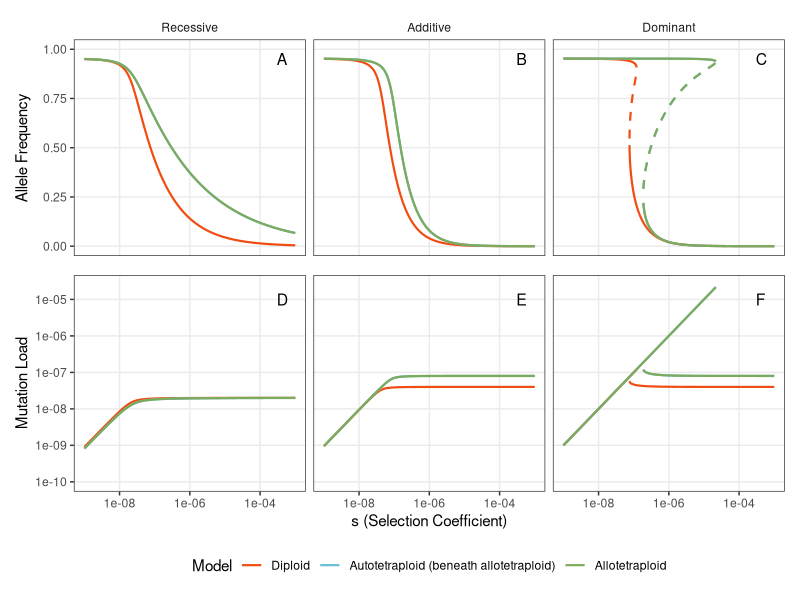

Recreate this plot in R.
library(ggplot2)
library(readr)
library(dplyr)
library(tidyr)
library(patchwork)

setwd("~/GitHub/Mutation_Selection_Balance_Autos_Allos/Matlab_scripts/deleterious_bifn")

# Define color mapping
dip_color <- "#F04D13"
auto_color <- "#66BED6"
allo_color <- "#7DAB5B"

# Read in datasets - Recessive
dip_rec <- read_csv("dip_rec.csv", col_names = c("s", "q", "g0", "g1", "w"))
auto_rec <- read_csv("auto_rec.csv", col_names = c("s", "q", "g0", "g1", "g2", "w"))
allo_rec <- read_csv("allo_rec.csv", col_names = c("s", "q", "g00", "g01", "g10", "g11", "w"))

# Read in datasets - Additive
dip_add <- read_csv("dip_add.csv", col_names = c("s", "q", "g0", "g1", "w"))
auto_add <- read_csv("auto_add.csv", col_names = c("s", "q", "g0", "g1", "g2", "w"))
allo_add <- read_csv("allo_add.csv", col_names = c("s", "q", "g00", "g01", "g10", "g11", "w"))

# Read in datasets - Dominant (three stability categories)
dip_dom_selected <- read_csv("dip_dom_selected.csv", col_names = c("s", "q", "g0", "g1", "w"))
dip_dom_neutral <- read_csv("dip_dom_neutral.csv", col_names = c("s", "q", "g0", "g1", "w"))
dip_dom_unstable <- read_csv("dip_dom_unstable.csv", col_names = c("s", "q", "g0", "g1", "w"))

auto_dom_selected <- read_csv("auto_dom_selected.csv", col_names = c("s", "q", "g0", "g1", "g2", "w"))
auto_dom_neutral <- read_csv("auto_dom_neutral.csv", col_names = c("s", "q", "g0", "g1", "g2", "w"))
auto_dom_unstable <- read_csv("auto_dom_unstable.csv", col_names = c("s", "q", "g0", "g1", "g2", "w"))

allo_dom_selected <- read_csv("allo_dom_selected.csv", col_names = c("s", "q", "g00", "g01", "g10", "g11", "w"))
allo_dom_neutral <- read_csv("allo_dom_neutral.csv", col_names = c("s", "q", "g00", "g01", "g10", "g11", "w"))
allo_dom_unstable <- read_csv("allo_dom_unstable.csv", col_names = c("s", "q", "g00", "g01", "g10", "g11", "w"))

# Add dominance and stability labels
dip_rec$Dominance <- "Recessive"
dip_rec$Stability <- "stable"
dip_add$Dominance <- "Additive"
dip_add$Stability <- "stable"
dip_dom_selected$Dominance <- "Dominant"
dip_dom_selected$Stability <- "selected"
dip_dom_neutral$Dominance <- "Dominant"
dip_dom_neutral$Stability <- "neutral"
dip_dom_unstable$Dominance <- "Dominant"
dip_dom_unstable$Stability <- "unstable"

auto_rec$Dominance <- "Recessive"
auto_rec$Stability <- "stable"
auto_add$Dominance <- "Additive"
auto_add$Stability <- "stable"
auto_dom_selected$Dominance <- "Dominant"
auto_dom_selected$Stability <- "selected"
auto_dom_neutral$Dominance <- "Dominant"
auto_dom_neutral$Stability <- "neutral"
auto_dom_unstable$Dominance <- "Dominant"
auto_dom_unstable$Stability <- "unstable"

allo_rec$Dominance <- "Recessive"
allo_rec$Stability <- "stable"
allo_add$Dominance <- "Additive"
allo_add$Stability <- "stable"
allo_dom_selected$Dominance <- "Dominant"
allo_dom_selected$Stability <- "selected"
allo_dom_neutral$Dominance <- "Dominant"
allo_dom_neutral$Stability <- "neutral"
allo_dom_unstable$Dominance <- "Dominant"
allo_dom_unstable$Stability <- "unstable"

# Bind each ploidy group together
dip <- bind_rows(dip_rec, dip_add, dip_dom_selected, dip_dom_neutral, dip_dom_unstable)
auto <- bind_rows(auto_rec, auto_add, auto_dom_selected, auto_dom_neutral, auto_dom_unstable)
allo <- bind_rows(allo_rec, allo_add, allo_dom_selected, allo_dom_neutral, allo_dom_unstable)

# Calculate summary statistics for each dataset, including load, PD, and genotypes
dip <- dip %>% 
  mutate(G0 = g0^2, 
         G1 = 2*g0*g1, 
         G2 = g1^2, 
         load = 1-w, 
         PD = 0, 
         Model = "Diploid")

auto <- auto %>% 
  mutate(G0 = g0^2, 
         G1 = 2*g0*g1, 
         G2 = 2*g0*g2 + g1^2, 
         G3 = 2*g1*g2, 
         G4 = g2^2,
         load = 1-w, 
         PD = g2 - q^2, 
         Model = "Autotetraploid (beneath allotetraploid)")

allo <- allo %>% 
  mutate(G0 = g00^2, 
         G1 = 2*g00*(g01+g10), 
         G2 = g01^2 + 2*(g00*g11 + g01*g10) + g10^2,
         G3 = 2*g11*(g01 + g10),
         G4 = g11^2,
         load = 1-w, 
         PD = g11 - q^2, 
         Model = "Allotetraploid")

# Combine all datasets
full_data <- bind_rows(dip, auto, allo)

# Set factor levels
full_data$Dominance <- factor(full_data$Dominance, levels = c("Recessive", "Additive", "Dominant"))
full_data$Model <- factor(full_data$Model, levels = c("Diploid", "Autotetraploid (beneath allotetraploid)", "Allotetraploid"))
full_data$Stability <- factor(full_data$Stability, levels = c("stable", "selected", "neutral", "unstable"))

# Add line type based on stability
full_data <- full_data %>%
  mutate(LineType = ifelse(Stability == "unstable", "dashed", "solid"))

# Color mapping
ploidy_colors <- c("Diploid" = dip_color,
                   "Autotetraploid (beneath allotetraploid)" = auto_color,
                   "Allotetraploid" = allo_color)

# Create data frame for panel labels
panel_labels_top <- data.frame(
  Dominance = factor(c("Recessive", "Additive", "Dominant"),
                     levels = c("Recessive", "Additive", "Dominant")),
  label = c("A", "B", "C"),
  x = rep(3e-4, 3),
  y = rep(0.95, 3)
)

panel_labels_bottom <- data.frame(
  Dominance = factor(c("Recessive", "Additive", "Dominant"),
                     levels = c("Recessive", "Additive", "Dominant")),
  label = c("D", "E", "F"),
  x = rep(3e-4, 3),
  y = rep(1e-5, 3)
)

# Top row: Allele frequency (q) plot
p_q <- ggplot(full_data, aes(x = s, y = q, color = Model, linetype = LineType, 
                             group = interaction(Model, Stability))) +
  geom_line(linewidth = 0.75) +
  scale_color_manual(values = ploidy_colors) +
  scale_linetype_manual(values = c("solid" = "solid", "dashed" = "dashed"), guide = "none") +
  facet_wrap(~Dominance, nrow = 1, strip.position = "top") +
  scale_x_log10(
    limits = c(1e-9, 1e-3),
    breaks = c(1e-8, 1e-6, 1e-4)
  ) +
  scale_y_continuous(
    limits = c(0, 1),
    breaks = c(0, 0.25, 0.5, 0.75, 1)
  ) +
  # Add panel labels
  geom_text(data = panel_labels_top, aes(x = x, y = y, label = label),
            inherit.aes = FALSE, size = 4, hjust = 0) +
  theme_bw(base_size = 11) +
  theme(
    legend.position = "none",
    panel.grid.minor = element_blank(),
    strip.placement = "outside",
    strip.background = element_blank(),
    axis.text.x = element_blank(),
    axis.ticks.x = element_blank()
  ) +
  labs(y = "Allele Frequency", x = NULL, color = "Model")

# Bottom row: Mutation load plot (exclude unstable for dominant case)
load_data <- full_data %>%
  filter(!(Dominance == "Dominant" & Stability == "unstable"))

p_load <- ggplot(load_data, aes(x = s, y = load, color = Model, linetype = LineType,
                                group = interaction(Model, Stability))) +
  geom_line(linewidth = 0.75) +
  scale_color_manual(values = ploidy_colors) +
  scale_linetype_manual(values = c("solid" = "solid", "dashed" = "dashed"), guide = "none") +
  facet_wrap(~Dominance, nrow = 1) +  
  scale_x_log10(
    limits = c(1e-9, 1e-3),
    breaks = c(1e-8, 1e-6, 1e-4),
    labels = scales::label_scientific()
  ) +
  scale_y_log10(
    limits = c(1e-10, 2.5e-5),
    breaks = c(1e-10, 1e-9, 1e-8, 1e-7, 1e-6, 1e-5),
    labels = scales::label_scientific()
  ) +
  # Add panel labels
  geom_text(data = panel_labels_bottom, aes(x = x, y = y, label = label),
            inherit.aes = FALSE, size = 4, hjust = 0) +
  theme_bw(base_size = 11) +
  labs(x = "s (Selection Coefficient)", y = "Mutation Load") +
  theme(
    legend.position = "none",
    panel.grid.minor = element_blank(),
    strip.placement = "outside",
    strip.background = element_blank(),
    strip.text.x = element_blank()
  )

# Combine plots
final_plot <- p_q / p_load +
  plot_layout(guides = "collect") & theme(legend.position = "bottom")

# Save
ggsave("deleterious_bifn.pdf", final_plot, width = 6.5, height = 4, units = "in")
